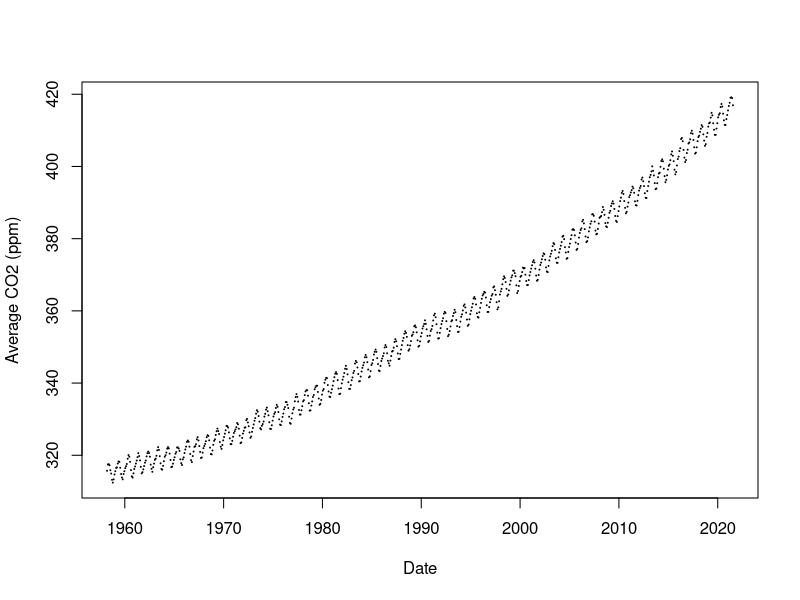

Here is the R script that generated this plot:
## ---- chunk 1

# If you don't have LaTeX installed at all, 
# uncomment and run the line below
# install.packages("tinytex")

# If you need to update LaTeX or run into rendering issues, 
# uncomment and run the line below
#tinytex::reinstall_tinytex()

## ---- chunk 2

# your code here

## ---- chunk 3

# your code here

## ---- chunk 4

# your code here

## ---- chunk 5

library(lubridate)
days <- levels(wday(Sys.Date(), label = TRUE))

## ---- chunk 6

# your code here

## ---- chunk 7

# your code here

## ---- chunk 8

# read in the csv file and save it as a data frame in the environment
co2 <- read.csv(file = "co2_mm_mlo.csv", skip = 51, header = TRUE, row.names = NULL)
# label the columns
colnames(co2) <- c("year","month","date","average","interpolated","trend","ndays")
# display the data graphically
plot(x = co2$date, y = co2$average, pch = 20, cex = 0.1, 
     xlab = "Date", ylab = "Average CO2 (ppm)")
# view the last few rows of the data in a table
tail(co2)

## ---- chunk 9

# pull the "average" column out of the data as a vector
avg_co2 <- co2$average
# this is another way to do the exact same thing
avg_co2 <- co2[["average"]]

## ---- chunk 10

# your code here

## ---- chunk 11

# your code here

## ---- chunk 12

# your code here

## ---- chunk 13

percentage <- TRUE

# your code here

## ---- chunk 14

co2$date

# your code here

## ---- chunk 15

# your code here

## ---- chunk 16

# your code here

